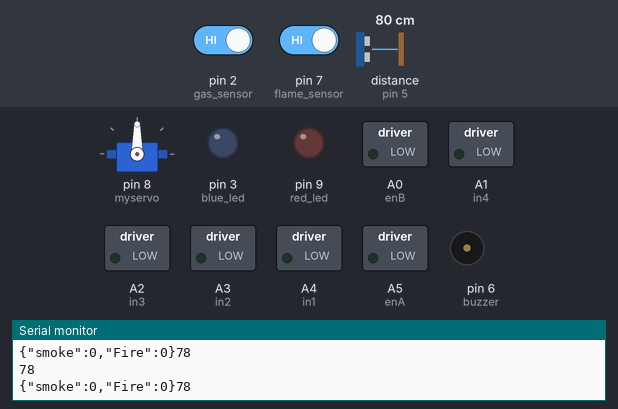
Bench run of a sketch on a simulated Arduino Uno, built with avr-gcc and run on an emulated ATmega328P. Shown: servo, switched loads named in the sketch (green lamp = pin HIGH), output pins drawn as LEDs (lit = HIGH), buzzer (waves = sounding, pin HIGH), the last lines printed to the serial monitor. Wiring (inferred from the names in the program): ultrasonic range finder: trigger pin 4; echo pin 5. Dashed ring = blinking. The test bench sets the inputs (shaded band); at power-on: distance to the obstacle (sensor on pin 5) 80 cm, pin 2 (gas_sensor) HIGH, pin 7 (flame_sensor) HIGH. The echo pulse lasts 58.3 µs per cm; pins used as bus, display or sensor lines are not drawn.

Above: at 1.2 s.
1.3 s: distance to the obstacle (sensor on pin 5) set to 28 cm
4.3 s: distance to the obstacle (sensor on pin 5) set to 23 cm
At 4.6 s:
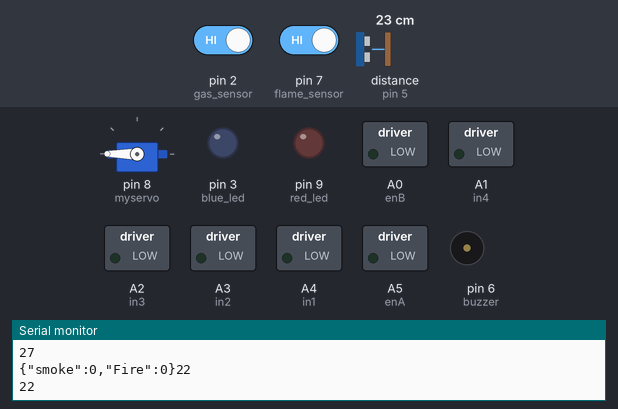
7.3 s: pin 2 (gas_sensor) driven LOW
At 7.7 s:
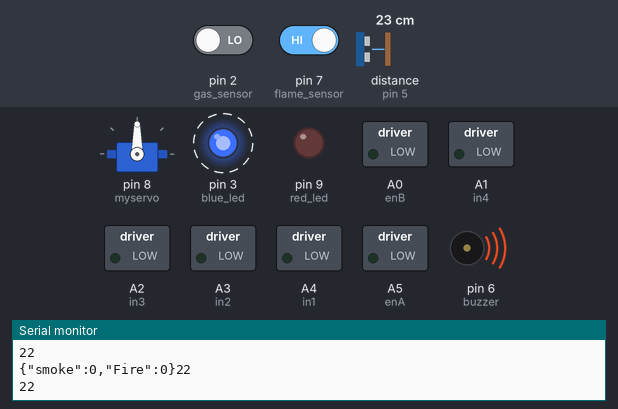
10.3 s: pin 2 (gas_sensor) driven HIGH
At 11.2 s:
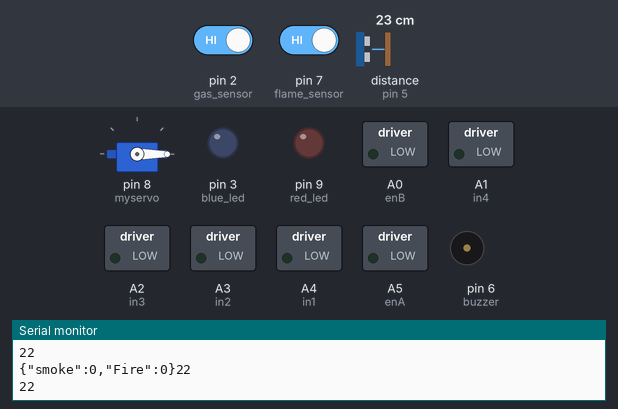
13.3 s: pin 7 (flame_sensor) driven LOW
At 13.7 s:
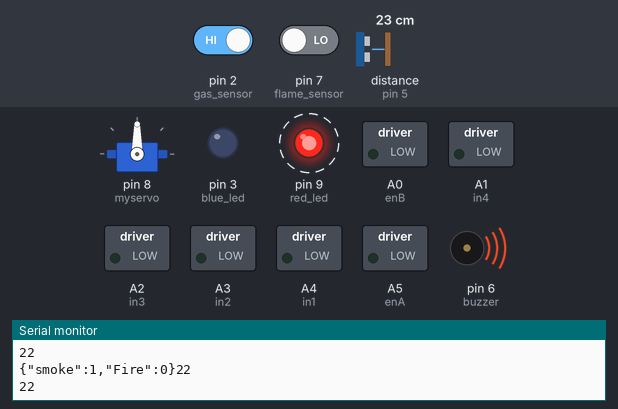
16.3 s: distance to the obstacle (sensor on pin 5) set to 35 cm
At 16.7 s:
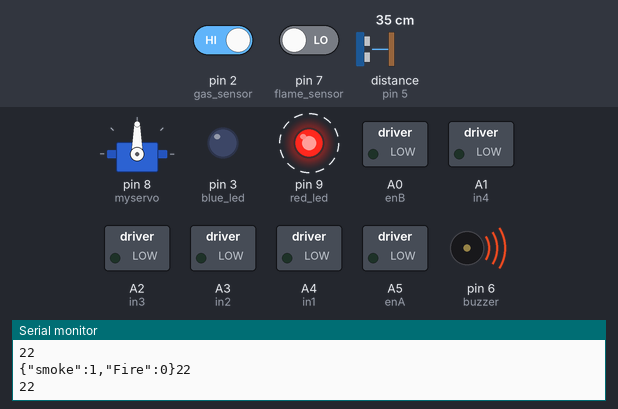
Timing chart, 0 to 20.3 s (numbered marks = the images above; inputs shaded):
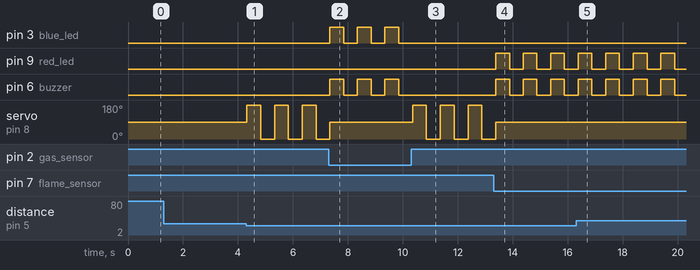

Measured:
- the behaviour switches between 26 and 25 cm on distance to the obstacle (sensor on pin 5) (found by bisection; images 0 and 1)
- after the input at 4.3 s, servo on pin 8 (myservo): alternates 180° for 0.50 s and 0° for 0.51 s, starting at once
- after the input at 7.3 s, pin 3 (blue_led), pin 6 (buzzer): alternates HIGH for 0.50 s and LOW for 0.50 s, starting after 0.05 s
- after the input at 10.3 s, pin 3 (blue_led), pin 6 (buzzer): stops changing and stays LOW
- after the input at 13.3 s, pin 9 (red_led), pin 6 (buzzer): alternates HIGH for 0.50 s and LOW for 0.50 s, starting after 0.08 s
- after the input at 16.3 s, servo on pin 8 (myservo): stays 90° (without the input it goes to 180° after 2.1 s)

The sketch:

IOT_ENABLED_ROBOT.ino
```cpp
#include <ArduinoJson.h>
#include <Servo.h>

Servo myservo;
int enA = A5;
int in1 = A4;
int in2 = A3;
int enB = A0;
int in3 = A2;
int in4 = A1;
int trig = 4;
int echo = 5;
int buzzer = 6;
int gas_sensor = 2;
int flame_sensor = 7;
int blue_led = 3;
int red_led = 9;
int gasstate;
int flamestate;
int feedback;
int distance;
int left_distance;
int right_distance;
int limit = 25;
int detectSmoke;
int detectFire;
void setup () {
  Serial.begin(9600);
  myservo.attach(8);
  myservo.write(90);
  pinMode(enA, OUTPUT);
  pinMode(in1, OUTPUT);
  pinMode(in2, OUTPUT);
  pinMode(enB, OUTPUT);
  pinMode(in3, OUTPUT);
  pinMode(in4, OUTPUT);
  pinMode(trig, OUTPUT);
  pinMode(echo, INPUT);
  pinMode(gas_sensor, INPUT);
  pinMode(flame_sensor, INPUT);
  pinMode(red_led, OUTPUT);
  pinMode(blue_led, OUTPUT);
  pinMode(buzzer, OUTPUT);
}
void loop () {
  Serial.println(distance_value());
  StaticJsonDocument<1000> doc;
  doc["smoke"] = detectSmoke;
  doc["Fire"] = detectFire;
  compare_distance();
  sensor_readings();

  serializeJson(doc, Serial);

}

//SENSOR READINGS
void sensor_readings() {
  gasstate = digitalRead(gas_sensor);
  flamestate = digitalRead(flame_sensor);
  if (gasstate == LOW) {

    stoprobot();
    detectSmoke = 1;

    for (int x = 0; x < 3; x++) {
      digitalWrite(blue_led, HIGH);
      digitalWrite(buzzer, HIGH);
      delay (500);
      digitalWrite(blue_led, LOW);
      digitalWrite(buzzer, LOW);
      delay (500);
    }
  }

  if (flamestate == LOW) {
    stoprobot();
    detectFire = 1;
    for (int x = 0; x < 5; x++) {
      digitalWrite(red_led, HIGH);
      digitalWrite(buzzer, HIGH);
      delay (500);
      digitalWrite(red_led, LOW);
      digitalWrite(buzzer, LOW);
      delay (500);
    }
  }
}

//DIRECTIONAL FUNCTIONS
void forward () {
  digitalWrite(in1, HIGH);
  digitalWrite(in2, LOW);
  digitalWrite(in3, LOW);
  digitalWrite(in4, HIGH);
  digitalWrite(enA, HIGH);
  digitalWrite(enB, HIGH);
}
void right () {
  digitalWrite(in1, LOW);
  digitalWrite(in2, HIGH);
  digitalWrite(in3, LOW);
  digitalWrite(in4, HIGH);
  digitalWrite(enA, HIGH);
  digitalWrite(enB, HIGH);
}
void left () {
  digitalWrite(in1, HIGH);
  digitalWrite(in2, LOW);
  digitalWrite(in3, HIGH);
  digitalWrite(in4, LOW);
  digitalWrite(enA, HIGH);
  digitalWrite(enB, HIGH);
}
void backward () {
  digitalWrite(in1, LOW);
  digitalWrite(in2, HIGH);
  digitalWrite(in3, HIGH);
  digitalWrite(in4, LOW);
  digitalWrite(enA, HIGH);
  digitalWrite(enB, HIGH);
}

//STOP ROBOT FUNCTION
void stoprobot() {
  digitalWrite(in1, LOW);
  digitalWrite(in2, LOW);
  digitalWrite(in3, LOW);
  digitalWrite(in4, LOW);
  digitalWrite(enA, LOW);
  digitalWrite(enB, LOW);
}

//DISTANCE VALUE FUNCTION

int distance_value() {
  digitalWrite(trig, LOW);
  delayMicroseconds(2);
  digitalWrite(trig, HIGH);
  delayMicroseconds(10);
  digitalWrite(trig, LOW);//sets the trigger pin off
  feedback = pulseIn(echo, HIGH);// echo pin reads the signal and stores it in feedback variable
  distance = (feedback * 0.034) / 2;// converts it to cm and stores it in the distance variable

  //Serial.println(distance);
  return distance;
}

//CHECKWAY FUNCTION
void check_way() {
  stoprobot();
  myservo.write(180);
  delay (500);
  left_distance = distance_value();
  myservo.write(0);
  delay (500);
  right_distance = distance_value();
  myservo.write(90);
  if (right_distance > limit) {
    right ();
    delay (500);
    forward ();
  }
  else if (left_distance > limit) {
    left ();
    delay (500);
    forward ();
  }
}

//COMPARE DISTANCE FUNCTION
void compare_distance() {
  Serial.println(distance_value());
  if (distance_value () < limit) {
    check_way();
  }
}
```
